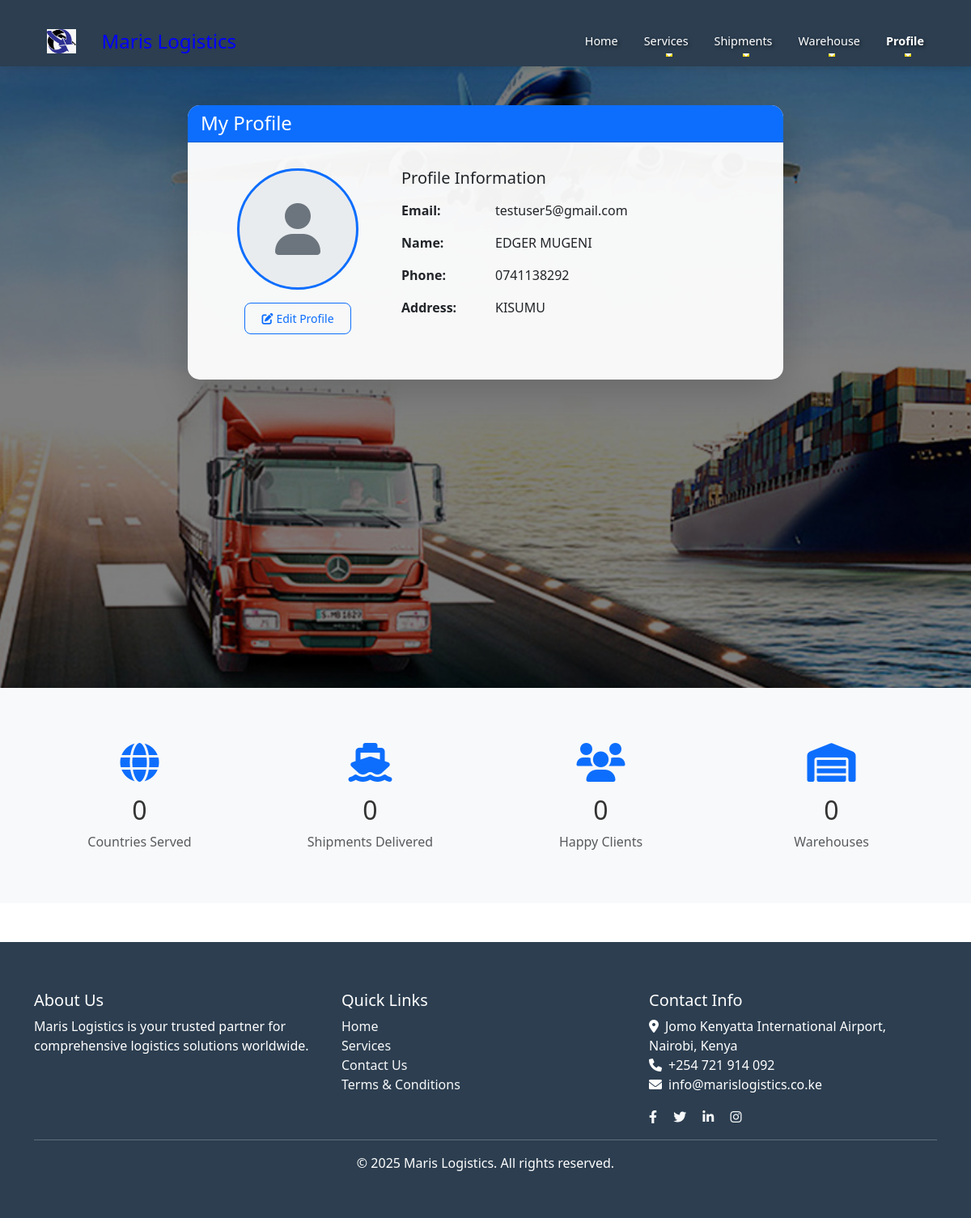
The app's page /accounts/profile/ (signed in) with its own data.
### accounts/models.py (models this page shows, shortened)
class CustomUser(AbstractUser):
    email = models.EmailField(_('email address'), unique=True)
    phone = models.CharField(max_length=20, blank=True)
    address = models.TextField(blank=True)
    created_at = models.DateTimeField(default=timezone.now)
    updated_at = models.DateTimeField(auto_now=True)
    company_name = models.CharField(max_length=100, blank=True)
    is_customer = models.BooleanField(default=False)
    is_staff_member = models.BooleanField(default=False)
    objects = CustomUserManager()
    USERNAME_FIELD = 'email'
    REQUIRED_FIELDS = []  # Remove username from required fields

### accounts/views.py (the view)
# urls.py: path('profile/', views.profile, name='profile'),
@login_required
def profile(request):
    return render(request, 'accounts/profile.html', {'user': request.user})

### templates/accounts/profile.html (shortened to what this page needs)
{% extends 'base.html' %}
{% load static %}
{% block content %}
<div class="profile-page" style="background-image: url('{% static 'images/logistics-stats-bg.jpg' %}'); background-size: cover; background-position: center; min-height: 100vh; padding: 40px 0;">
    <div class="container">
        <div class="row justify-content-center">
            <div class="col-md-8">
                <div class="card shadow-lg" style="background-color: rgba(255, 255, 255, 0.95);">
                    <div class="card-header bg-primary text-white">
                        <h4 class="mb-0">My Profile</h4>
                    </div>
                    <div class="card-body">
                        <div class="row mb-4">
                            <div class="col-md-4 text-center">
                                <div class="profile-image-container mb-3">
                                    {% if user.profile_image %}
                                        <img src="{{ user.profile_image.url }}" alt="Profile Image" class="profile-image">
                                    {% else %}
                                        <div class="profile-image-placeholder">
                                            <i class="fas fa-user"></i>
                                        </div>
                                    {% endif %}
                                </div>
                                <a href="{% url 'accounts:profile_edit' %}" class="btn btn-outline-primary btn-sm">
                                    <i class="fas fa-edit me-1"></i>Edit Profile
                                </a>
                            </div>
                            <div class="col-md-8">
                                <h5 class="mb-3">Profile Information</h5>
                                <div class="row mb-3">
                                    <div class="col-sm-3">
                                        <strong>Email:</strong>
                                    </div>
                                    <div class="col-sm-9">
                                        {{ user.email }}
                                    </div>
                                </div>
                                <div class="row mb-3">
                                    <div class="col-sm-3">
                                        <strong>Name:</strong>
                                    </div>
                                    <div class="col-sm-9">
                                        {{ user.get_full_name|default:"Not provided" }}
                                    </div>
                                </div>
                                <div class="row mb-3">
                                    <div class="col-sm-3">
                                        <strong>Phone:</strong>
                                    </div>
                                    <div class="col-sm-9">
                                        {{ user.phone|default:"Not provided" }}
                                    </div>
                                </div>
                                <div class="row mb-3">
                                    <div class="col-sm-3">
                                        <strong>Address:</strong>
                                    </div>
                                    <div class="col-sm-9">
                                        {{ user.address|default:"Not provided" }}
                                    </div>
                                </div>
                            </div>
                        </div>
                    </div>
                </div>
            </div>
        </div>
    </div>
</div>
{% endblock %}

### static/css/style.css (style rules this page uses)
.card { transition: transform 0.3s ease-in-out; }
.btn { border-radius: 5px; padding: 0.5rem 1.5rem; }
.bg-primary { background-color: #0d6efd !important; }
:root { --primary-color: #0d6efd; --secondary-color: #6c757d; --dark-color: #212529; --light-color: #f8f9fa; --navbar-bg: #1a237e; --navbar-hover: #283593; }
body { min-height: 100vh; display: flex; flex-direction: column; font-family: 'Segoe UI', Tahoma, Geneva, Verdana, sans-serif; }
.card { border: none; transition: transform 0.3s ease, box-shadow 0.3s ease; box-shadow: 0 2px 4px rgba(0,0,0,0.1); }
.card-body { padding: 2rem; }
.btn { padding: 0.75rem 2rem; border-radius: 0.5rem; font-weight: 500; transition: all 0.3s ease; }
.btn-outline-primary { color: var(--primary-color); border-color: var(--primary-color); }

### templates/base.html (style rules this page uses)
:root { --primary-color: #2c3e50; --secondary-color: #3498db; --accent-color: #e74c3c; --text-color: #333; --light-bg: #f8f9fa; }
body { font-family: 'Segoe UI', Tahoma, Geneva, Verdana, sans-serif; color: var(--text-color); padding-top: 50px; }
.btn-outline-primary { color: var(--secondary-color); border-color: var(--secondary-color); }
html { scroll-behavior: smooth; }
body { padding-top: 50px; }
.container { padding-top: 20px; }
.card, .content-section { margin-top: 20px; }
.delay-1 { animation-delay: 0.2s; }
.delay-2 { animation-delay: 0.4s; }
.delay-3 { animation-delay: 0.6s; }

### templates/accounts/profile.html (style rules this page uses)
.profile-page { position: relative; }
.profile-page::before { content: ''; position: absolute; top: 0; left: 0; right: 0; bottom: 0; background-color: rgba(0, 0, 0, 0.5); z-index: 1; }
.profile-page .container { position: relative; z-index: 2; }
.card { border: none; border-radius: 15px; }
.card-header { border-radius: 15px 15px 0 0 !important; }
.profile-image-container { width: 150px; height: 150px; margin: 0 auto; position: relative; }
.profile-image-placeholder { width: 100%; height: 100%; background-color: #e9ecef; border-radius: 50%; display: flex; align-items: center; justify-content: center; border: 3px solid #0d6efd; }
.profile-image-placeholder i { font-size: 4rem; color: #6c757d; }
.btn { border-radius: 8px; padding: 8px 20px; }
.btn-outline-primary { color: #0d6efd; border-color: #0d6efd; }

### records on screen
CustomUser: email "testuser5@gmail.com", get_full_name "EDGER MUGENI", phone "0741138292", address "KISUMU"
